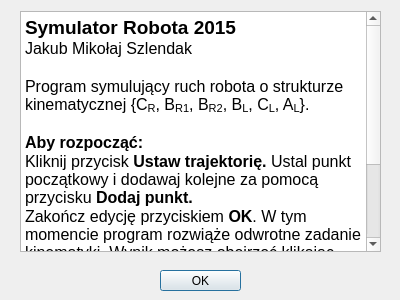
<?xml version="1.0" encoding="UTF-8"?>
<ui version="4.0">
 <class>InfoDialog</class>
 <widget class="QDialog" name="InfoDialog">
  <property name="geometry">
   <rect>
    <x>0</x>
    <y>0</y>
    <width>400</width>
    <height>300</height>
   </rect>
  </property>
  <property name="windowTitle">
   <string>Dialog</string>
  </property>
  <widget class="QDialogButtonBox" name="buttonBox">
   <property name="geometry">
    <rect>
     <x>160</x>
     <y>270</y>
     <width>81</width>
     <height>21</height>
    </rect>
   </property>
   <property name="orientation">
    <enum>Qt::Vertical</enum>
   </property>
   <property name="standardButtons">
    <set>QDialogButtonBox::Ok</set>
   </property>
  </widget>
  <widget class="QTextBrowser" name="textBrowser">
   <property name="geometry">
    <rect>
     <x>20</x>
     <y>11</y>
     <width>361</width>
     <height>241</height>
    </rect>
   </property>
   <property name="html">
    <string>&lt;!DOCTYPE HTML PUBLIC &quot;-//W3C//DTD HTML 4.0//EN&quot; &quot;http://www.w3.org/TR/REC-html40/strict.dtd&quot;&gt;
&lt;html&gt;&lt;head&gt;&lt;meta name=&quot;qrichtext&quot; content=&quot;1&quot; /&gt;&lt;style type=&quot;text/css&quot;&gt;
p, li { white-space: pre-wrap; }
&lt;/style&gt;&lt;/head&gt;&lt;body style=&quot; font-family:'MS Shell Dlg 2'; font-size:8.25pt; font-weight:400; font-style:normal;&quot;&gt;
&lt;p style=&quot; margin-top:0px; margin-bottom:0px; margin-left:0px; margin-right:0px; -qt-block-indent:0; text-indent:0px;&quot;&gt;&lt;span style=&quot; font-size:14pt; font-weight:600;&quot;&gt;Symulator Robota 2015&lt;/span&gt;&lt;/p&gt;
&lt;p style=&quot; margin-top:0px; margin-bottom:0px; margin-left:0px; margin-right:0px; -qt-block-indent:0; text-indent:0px;&quot;&gt;&lt;span style=&quot; font-size:12pt;&quot;&gt;Jakub Mikołaj Szlendak&lt;/span&gt;&lt;/p&gt;
&lt;p style=&quot;-qt-paragraph-type:empty; margin-top:0px; margin-bottom:0px; margin-left:0px; margin-right:0px; -qt-block-indent:0; text-indent:0px; font-size:12pt;&quot;&gt;&lt;br /&gt;&lt;/p&gt;
&lt;p style=&quot; margin-top:0px; margin-bottom:0px; margin-left:0px; margin-right:0px; -qt-block-indent:0; text-indent:0px;&quot;&gt;&lt;span style=&quot; font-size:12pt;&quot;&gt;Program symulujący ruch robota o strukturze kinematycznej {C&lt;/span&gt;&lt;span style=&quot; font-size:12pt; vertical-align:sub;&quot;&gt;R&lt;/span&gt;&lt;span style=&quot; font-size:12pt;&quot;&gt;, B&lt;/span&gt;&lt;span style=&quot; font-size:12pt; vertical-align:sub;&quot;&gt;R1&lt;/span&gt;&lt;span style=&quot; font-size:12pt;&quot;&gt;, B&lt;/span&gt;&lt;span style=&quot; font-size:12pt; vertical-align:sub;&quot;&gt;R2&lt;/span&gt;&lt;span style=&quot; font-size:12pt;&quot;&gt;, B&lt;/span&gt;&lt;span style=&quot; font-size:12pt; vertical-align:sub;&quot;&gt;L&lt;/span&gt;&lt;span style=&quot; font-size:12pt;&quot;&gt;, C&lt;/span&gt;&lt;span style=&quot; font-size:12pt; vertical-align:sub;&quot;&gt;L&lt;/span&gt;&lt;span style=&quot; font-size:12pt;&quot;&gt;, A&lt;/span&gt;&lt;span style=&quot; font-size:12pt; vertical-align:sub;&quot;&gt;L&lt;/span&gt;&lt;span style=&quot; font-size:12pt;&quot;&gt;}.&lt;/span&gt;&lt;/p&gt;
&lt;p style=&quot;-qt-paragraph-type:empty; margin-top:0px; margin-bottom:0px; margin-left:0px; margin-right:0px; -qt-block-indent:0; text-indent:0px; font-size:12pt;&quot;&gt;&lt;br /&gt;&lt;/p&gt;
&lt;p style=&quot; margin-top:0px; margin-bottom:0px; margin-left:0px; margin-right:0px; -qt-block-indent:0; text-indent:0px;&quot;&gt;&lt;span style=&quot; font-size:12pt; font-weight:600;&quot;&gt;Aby rozpocząć:&lt;/span&gt;&lt;/p&gt;
&lt;p style=&quot; margin-top:0px; margin-bottom:0px; margin-left:0px; margin-right:0px; -qt-block-indent:0; text-indent:0px;&quot;&gt;&lt;span style=&quot; font-size:12pt;&quot;&gt;Kliknij przycisk&lt;/span&gt;&lt;span style=&quot; font-size:12pt; font-weight:600;&quot;&gt; Ustaw trajektorię. &lt;/span&gt;&lt;span style=&quot; font-size:12pt;&quot;&gt;Ustal punkt początkowy i dodawaj kolejne za pomocą przycisku&lt;/span&gt;&lt;span style=&quot; font-size:12pt; font-weight:600;&quot;&gt; Dodaj punkt.&lt;/span&gt;&lt;/p&gt;
&lt;p style=&quot; margin-top:0px; margin-bottom:0px; margin-left:0px; margin-right:0px; -qt-block-indent:0; text-indent:0px;&quot;&gt;&lt;span style=&quot; font-size:12pt;&quot;&gt;Zakończ edycję przyciskiem &lt;/span&gt;&lt;span style=&quot; font-size:12pt; font-weight:600;&quot;&gt;OK&lt;/span&gt;&lt;span style=&quot; font-size:12pt;&quot;&gt;. W tym momencie program rozwiąże odwrotne zadanie kinematyki. Wynik możesz obejrzeć klikając &lt;/span&gt;&lt;span style=&quot; font-size:12pt; font-weight:600;&quot;&gt;Animacja,  &lt;/span&gt;&lt;span style=&quot; font-size:12pt;&quot;&gt;lub ręcznie przesuwając suwak. Wykres współrzędnych maszynowych ukaże się po wciśnięciu przycisku &lt;/span&gt;&lt;span style=&quot; font-size:12pt; font-weight:600;&quot;&gt;Wykres.&lt;/span&gt;&lt;/p&gt;
&lt;p style=&quot;-qt-paragraph-type:empty; margin-top:0px; margin-bottom:0px; margin-left:0px; margin-right:0px; -qt-block-indent:0; text-indent:0px; font-size:12pt; font-weight:600;&quot;&gt;&lt;br /&gt;&lt;/p&gt;
&lt;p style=&quot; margin-top:0px; margin-bottom:0px; margin-left:0px; margin-right:0px; -qt-block-indent:0; text-indent:0px;&quot;&gt;&lt;span style=&quot; font-size:12pt; font-weight:600;&quot;&gt;Szczegółowa dokumentacja programu znajduje się w pliku &amp;quot;User Guide.pdf&amp;quot;.&lt;/span&gt;&lt;/p&gt;&lt;/body&gt;&lt;/html&gt;</string>
   </property>
  </widget>
 </widget>
 <resources/>
 <connections>
  <connection>
   <sender>buttonBox</sender>
   <signal>accepted()</signal>
   <receiver>InfoDialog</receiver>
   <slot>accept()</slot>
   <hints>
    <hint type="sourcelabel">
     <x>248</x>
     <y>254</y>
    </hint>
    <hint type="destinationlabel">
     <x>157</x>
     <y>274</y>
    </hint>
   </hints>
  </connection>
  <connection>
   <sender>buttonBox</sender>
   <signal>rejected()</signal>
   <receiver>InfoDialog</receiver>
   <slot>reject()</slot>
   <hints>
    <hint type="sourcelabel">
     <x>316</x>
     <y>260</y>
    </hint>
    <hint type="destinationlabel">
     <x>286</x>
     <y>274</y>
    </hint>
   </hints>
  </connection>
 </connections>
</ui>
